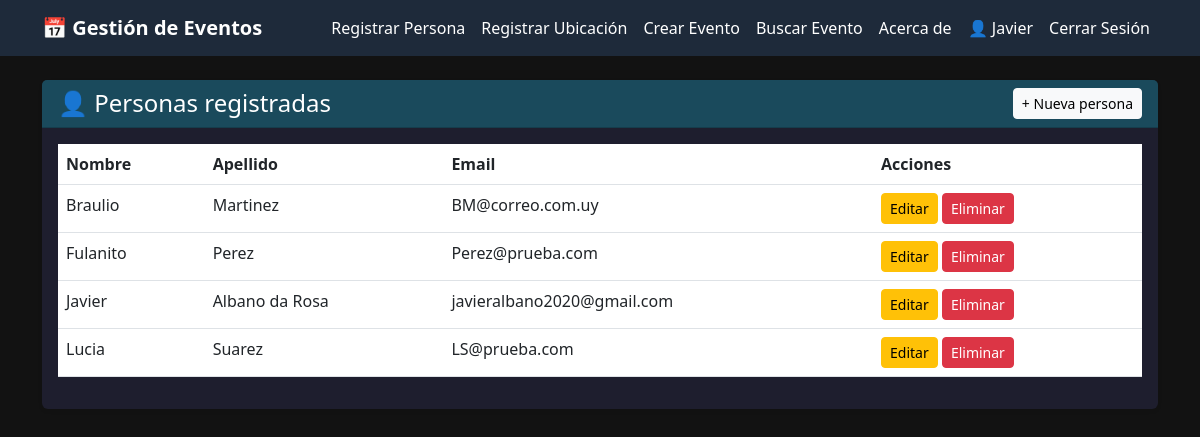
Screenshot of /personas/ (signed in) with the database file from the repository.
### eventos/models.py (models this page shows, shortened)
class Persona(models.Model):
    nombre = models.CharField(max_length=45)
    apellido = models.CharField(max_length=45)
    email = models.EmailField(max_length=60)
    class Meta:
        verbose_name = 'Persona'
        verbose_name_plural = 'Personas'

### eventos/views.py (the view)
# urls.py: path('personas/', views.listar_personas, name='listar_personas'),
def listar_personas(request):
    personas = Persona.objects.all()
    return render(request, 'listar_personas.html', {'personas': personas})

### templates/listar_personas.html
{% extends "base.html" %}
{% block contenido %}
<div class="card shadow-sm">
    <div class="card-header bg-personas text-white d-flex justify-content-between align-items-center">
        <h4 class="mb-0">👤 Personas registradas</h4>
        <a href="{% url 'form_persona' %}" class="btn btn-light btn-sm">+ Nueva persona</a>
    </div>
    <div class="card-body">
        <table class="table table-hover">
            <thead>
                <tr>
                    <th>Nombre</th>
                    <th>Apellido</th>
                    <th>Email</th>
                    <th>Acciones</th>
                </tr>
            </thead>
            <tbody>
                {% for persona in personas %}
                <tr>
                    <td>{{ persona.nombre }}</td>
                    <td>{{ persona.apellido }}</td>
                    <td>{{ persona.email }}</td>
                    <td>
                        <a href="{% url 'editar_persona' persona.id %}" class="btn btn-warning btn-sm">Editar</a>
                        <a href="{% url 'eliminar_persona' persona.id %}" class="btn btn-danger btn-sm">Eliminar</a>
                    </td>
                </tr>
                {% empty %}
                <tr><td colspan="4" class="text-muted">No hay personas registradas.</td></tr>
                {% endfor %}
            </tbody>
        </table>
    </div>
</div>
{% endblock %}

### templates/base.html (shortened to what this page needs)
<!DOCTYPE html>
<html lang="es">
<head>
    <link href="https://cdn.jsdelivr.net/npm/bootstrap@5.3.0/dist/css/bootstrap.min.css" rel="stylesheet">
</head>
<body>
    <nav class="navbar navbar-expand-lg navbar-custom mb-4">
        <div class="container">
            <a class="navbar-brand fw-bold text-white" href="{% url 'home' %}">📅 Gestión de Eventos</a>
            <div class="navbar-nav ms-auto">
                <a class="nav-link text-white" href="{% url 'form_persona' %}">Registrar Persona</a>
                <a class="nav-link text-white" href="{% url 'form_ubicacion' %}">Registrar Ubicación</a>
                <a class="nav-link text-white" href="{% url 'form_evento' %}">Crear Evento</a>
                <a class="nav-link text-white" href="{% url 'buscar_evento' %}">Buscar Evento</a>
                <a class="nav-link text-white" href="{% url 'about' %}">Acerca de</a>
                {% if user.is_authenticated %}
                    <span class="nav-link text-white">👤 {{ user.username }}</span>
                    <a class="nav-link text-white" href="{% url 'logout' %}">Cerrar Sesión</a>
                {% else %}
                    <a class="nav-link text-white" href="{% url 'login' %}">Iniciar Sesión</a>
                    <a class="nav-link text-white" href="{% url 'register' %}">Registrarse</a>
                {% endif %}
            </div>
        </div>
    </nav>
    <div class="container">
        {% block contenido %}
        {% endblock %}
    </div>
</body>
</html>

### templates/base.html (style rules this page uses)
body { background-color: #121212; color: #e0e0e0; }
.navbar-custom { background-color: #1e2a3a; }
.bg-personas { background-color: #1a4a5c; }
.card { background-color: #1e1e2e; border: none; }
.card-body { color: #e0e0e0; }
.table { color: #e0e0e0; }

### rows the page displays
Persona: nombre "Braulio", apellido "Martinez", email "BM@correo.com.uy"
Persona: nombre "Fulanito", apellido "Perez", email "Perez@prueba.com"
Persona: nombre "Javier", apellido "Albano da Rosa", email "javieralbano2020@gmail.com"
Persona: nombre "Lucia", apellido "Suarez", email "LS@prueba.com"

### other values shown
{{ user.username }} "Javier"
